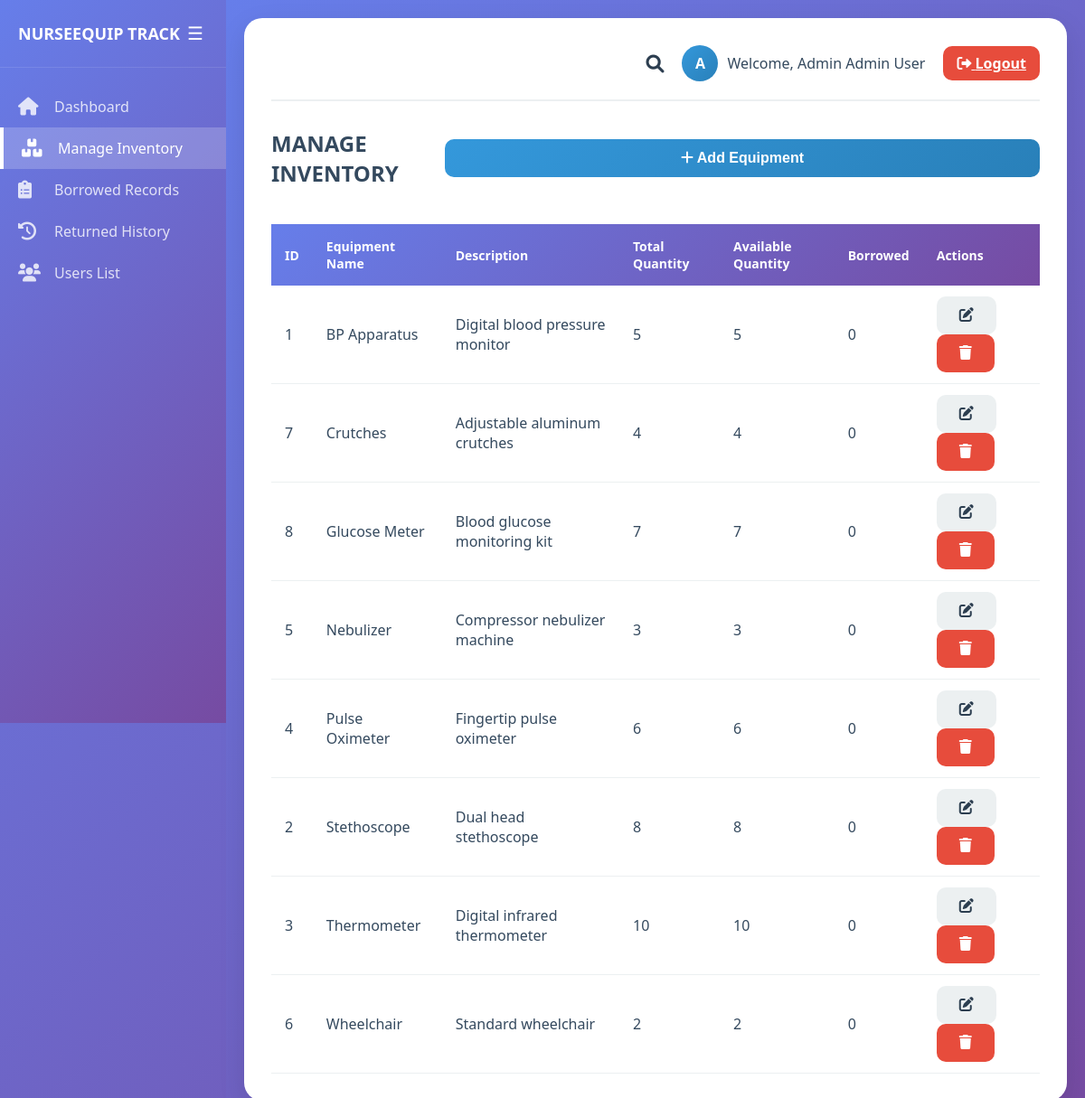
The page /manage_inventory.php (signed in) on the database its author committed.
### tables this page shows
CREATE TABLE equipment (
    id INT PRIMARY KEY AUTO_INCREMENT,
    name VARCHAR(100) NOT NULL,
    description TEXT,
    total_quantity INT NOT NULL,
    available_quantity INT NOT NULL,
    created_at TIMESTAMP DEFAULT CURRENT_TIMESTAMP,
    updated_at TIMESTAMP DEFAULT CURRENT_TIMESTAMP ON UPDATE CURRENT_TIMESTAMP
);

### manage_inventory.php (the view, shortened to what this page needs)
<?php
require_once '../includes/functions.php';
$equipment_query = "SELECT * FROM equipment ORDER BY name";
$equipment = $conn->query($equipment_query);
?>
<!DOCTYPE html>
<html lang="en">
<head>
    <link rel="stylesheet" href="../assets/css/style.css">
    <link rel="stylesheet" href="https://cdnjs.cloudflare.com/ajax/libs/font-awesome/6.0.0/css/all.min.css">
</head>
<body>
    <div class="dashboard-container">
        <div class="sidebar" id="sidebar">
            <div class="sidebar-header">
                <h3>NURSEEQUIP TRACK</h3>
                <button class="menu-toggle" onclick="toggleSidebar()">☰</button>
            </div>
            <div class="sidebar-menu">
                <a href="dashboard.php" class="menu-item">
                    <i class="fas fa-home"></i>
                    <span>Dashboard</span>
                </a>
                <a href="manage_inventory.php" class="menu-item active">
                    <i class="fas fa-boxes"></i>
                    <span>Manage Inventory</span>
                </a>
                <a href="borrowed_records.php" class="menu-item">
                    <i class="fas fa-clipboard-list"></i>
                    <span>Borrowed Records</span>
                </a>
                <a href="returned_history.php" class="menu-item">
                    <i class="fas fa-history"></i>
                    <span>Returned History</span>
                </a>
                <a href="users_list.php" class="menu-item">
                    <i class="fas fa-users"></i>
                    <span>Users List</span>
                </a>
            </div>
        </div>
        <div class="main-content" id="mainContent">
            <div class="content-wrapper">
                <div class="top-bar">
                    <div class="top-bar-right">
                        <div class="info-icon" onclick="showInfo()">
                            <i class="fas fa-search"></i>
                        </div>
                        <div class="user-info">
                            <div class="user-avatar">
                                <?php echo strtoupper(substr($_SESSION['admin_name'], 0, 1)); ?>
                            </div>
                            <span>Welcome, Admin <?php echo htmlspecialchars($_SESSION['admin_name']); ?></span>
                        </div>
                        <a href="../auth/logout.php" class="btn btn-danger" style="padding: 8px 15px;">
                            <i class="fas fa-sign-out-alt"></i> Logout
                        </a>
                    </div>
                </div>
                <div style="display: flex; justify-content: space-between; align-items: center; margin-bottom: 20px;">
                    <h2>MANAGE INVENTORY</h2>
                    <button class="btn btn-primary" onclick="openAddModal()">
                        <i class="fas fa-plus"></i> Add Equipment
                    </button>
                </div>
                <div class="table-responsive">
                    <table>
                        <thead>
                            <tr>
                                <th>ID</th>
                                <th>Equipment Name</th>
                                <th>Description</th>
                                <th>Total Quantity</th>
                                <th>Available Quantity</th>
                                <th>Borrowed</th>
                                <th>Actions</th>
                            </tr>
                        </thead>
                        <tbody>
                            <?php while ($item = $equipment->fetch_assoc()):
                                $borrowed = $item['total_quantity'] - $item['available_quantity'];
                            ?>
                                <tr>
                                    <td><?php echo $item['id']; ?></td>
                                    <td><?php echo htmlspecialchars($item['name']); ?></td>
                                    <td><?php echo htmlspecialchars($item['description']); ?></td>
                                    <td><?php echo $item['total_quantity']; ?></td>
                                    <td><?php echo $item['available_quantity']; ?></td>
                                    <td><?php echo $borrowed; ?></td>
                                    <td>
                                        <button class="btn btn-secondary" onclick="openEditModal(<?php echo htmlspecialchars(json_encode($item)); ?>)">
                                            <i class="fas fa-edit"></i>
                                        </button>
                                        <button class="btn btn-danger" onclick="openDeleteModal(<?php echo $item['id']; ?>, '<?php echo htmlspecialchars($item['name']); ?>')">
                                            <i class="fas fa-trash"></i>
                                        </button>
                                    </td>
                                </tr>
                            <?php endwhile; ?>
                        </tbody>
                    </table>
                </div>
            </div>
        </div>
    </div>
</body>
</html>

### style.css (style rules this page uses)
:root { --primary-color: #2c3e50; --secondary-color: #3498db; --success-color: #27ae60; --danger-color: #e74c3c; --warning-color: #f39c12; --light-bg: #ecf0f1; --dark-text: #34495e; --sidebar-width: 250px; --sidebar-collapsed-width: 70px; }
* { margin: 0; padding: 0; box-sizing: border-box; }
body { font-family: 'Segoe UI', Tahoma, Geneva, Verdana, sans-serif; background: linear-gradient(135deg, #667eea 0%, #764ba2 100%); min-height: 100vh; color: var(--dark-text); }
.btn { padding: 12px 25px; border: none; border-radius: 10px; font-size: 16px; font-weight: 600; cursor: pointer; transition: all 0.3s ease; }
.btn-primary { background: linear-gradient(135deg, var(--secondary-color), #2980b9); color: white; width: 100%; }
.btn-secondary { background: var(--light-bg); color: var(--primary-color); }
.btn-danger { background: var(--danger-color); color: white; }
.dashboard-container { display: flex; min-height: 100vh; }
.sidebar { width: var(--sidebar-width); background: linear-gradient(135deg, #667eea 0%, #764ba2 100%); color: white; transition: all 0.3s ease; position: fixed; height: 100vh; overflow-y: auto; z-index: 1000; }
.sidebar-header { padding: 20px; display: flex; align-items: center; justify-content: space-between; border-bottom: 1px solid rgba(255, 255, 255, 0.1); }
.sidebar-header h3 { font-size: 18px; font-weight: 600; white-space: nowrap; overflow: hidden; text-overflow: ellipsis; }
.menu-toggle { background: none; border: none; color: white; font-size: 20px; cursor: pointer; padding: 5px; border-radius: 5px; transition: background 0.3s ease; }
.sidebar-menu { padding: 20px 0; }
.menu-item { padding: 12px 20px; display: flex; align-items: center; color: rgba(255, 255, 255, 0.8); text-decoration: none; transition: all 0.3s ease; white-space: nowrap; }
.menu-item.active { background: rgba(255, 255, 255, 0.2); color: white; border-left: 4px solid white; }
.menu-item i { font-size: 20px; margin-right: 15px; min-width: 25px; }
.main-content { flex: 1; margin-left: var(--sidebar-width); padding: 20px; transition: all 0.3s ease; background: linear-gradient(135deg, #667eea 0%, #764ba2 100%); min-height: 100vh; }
.content-wrapper { background: white; border-radius: 20px; padding: 30px; box-shadow: 0 10px 30px rgba(0, 0, 0, 0.1); animation: fadeIn 0.5s ease; }
.top-bar { display: flex; justify-content: flex-end; align-items: center; margin-bottom: 30px; padding-bottom: 20px; border-bottom: 2px solid var(--light-bg); }
.top-bar-right { display: flex; align-items: center; gap: 20px; }
.info-icon { font-size: 20px; color: var(--primary-color); cursor: pointer; transition: color 0.3s ease; }
.user-info { display: flex; align-items: center; gap: 10px; color: var(--dark-text); }
.user-avatar { width: 40px; height: 40px; border-radius: 50%; background: linear-gradient(135deg, var(--secondary-color), #2980b9); color: white; display: flex; align-items: center; justify-content: center; font-weight: 600; font-size: 16px; }
.table-responsive { overflow-x: auto; }
table { width: 100%; border-collapse: collapse; margin-top: 20px; }
table thead { background: linear-gradient(135deg, #667eea 0%, #764ba2 100%); color: white; }
table th { padding: 15px; text-align: left; font-weight: 600; font-size: 14px; }
table td { padding: 12px 15px; border-bottom: 1px solid #ecf0f1; }

### rows shown on the page
equipment: id "1", name "BP Apparatus", description "Digital blood pressure monitor", total_quantity "5", available_quantity "5", borrowed "0"
equipment: id "7", name "Crutches", description "Adjustable aluminum crutches", total_quantity "4", available_quantity "4", borrowed "0"
equipment: id "8", name "Glucose Meter", description "Blood glucose monitoring kit", total_quantity "7", available_quantity "7", borrowed "0"
equipment: id "5", name "Nebulizer", description "Compressor nebulizer machine", total_quantity "3", available_quantity "3", borrowed "0"
equipment: id "4", name "Pulse Oximeter", description "Fingertip pulse oximeter", total_quantity "6", available_quantity "6", borrowed "0"
equipment: id "2", name "Stethoscope", description "Dual head stethoscope", total_quantity "8", available_quantity "8", borrowed "0"
equipment: id "3", name "Thermometer", description "Digital infrared thermometer", total_quantity "10", available_quantity "10", borrowed "0"
equipment: id "6", name "Wheelchair", description "Standard wheelchair", total_quantity "2", available_quantity "2", borrowed "0"

### other values the page prints
substr($_SESSION['admin_name'], 0, 1) "A"
$_SESSION['admin_name'] "Admin User"
